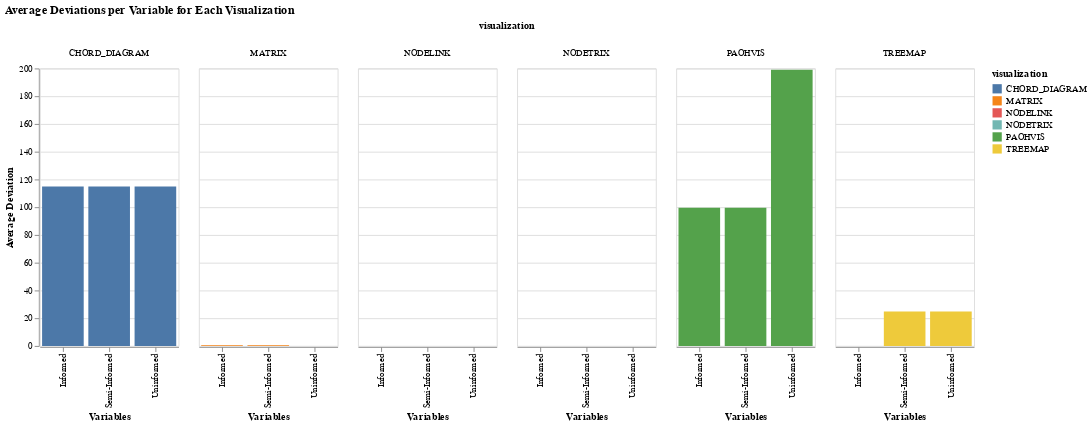

This figure's notebook cell:
### Code cell
# Prepare data for plotting
x_labels = ["Informed", "Semi-Informed", "Uninformed"]
plot_data = []

for i, vis in enumerate(visualizations):
    for j, var in enumerate(x_labels):
        plot_data.append({
            'variable': var,
            'deviation': avg_deviation[vis][j],
            'visualization': vis
        })

# Convert to DataFrame
df = pd.DataFrame(plot_data)

# Create the Altair chart
chart = alt.Chart(df).mark_bar().encode(
    x=alt.X('variable:N', axis=alt.Axis(title='Variables')),
    y=alt.Y('deviation:Q', axis=alt.Axis(title='Average Deviation')),
    color='visualization:N',
    column='visualization:N',
    tooltip=['variable:N', 'deviation:Q', 'visualization:N']
).properties(
    title='Average Deviations per Variable for Each Visualization',
    width=150,
    height=300
)

# Configure chart appearance
chart.configure_view(
    stroke='transparent'
).configure_axis(
    labelFontSize=12,
    titleFontSize=14
).configure_title(
    fontSize=16,
    anchor='middle'
)

# Display the chart
chart.show()

### Figure 1 — Vega-Lite specification as saved in the notebook (floating-point values rounded to 4 significant figures)
{"config": {"view": {"continuousWidth": 300, "continuousHeight": 300}}, "data": {"name": "data-3ed1d36156183358b29e1c2ea5521158"}, "mark": {"type": "bar"}, "encoding": {"color": {"field": "visualization", "type": "nominal"}, "column": {"field": "visualization", "type": "nominal"}, "tooltip": [{"field": "variable", "type": "nominal"}, {"field": "deviation", "type": "quantitative"}, {"field": "visualization", "type": "nominal"}], "x": {"axis": {"title": "Variables"}, "field": "variable", "type": "nominal"}, "y": {"axis": {"title": "Average Deviation"}, "field": "deviation", "type": "quantitative"}}, "height": 300, "title": "Average Deviations per Variable for Each Visualization", "width": 150, "$schema": "https://vega.github.io/schema/vega-lite/v5.20.1.json", "datasets": {"data-3ed1d36156183358b29e1c2ea5521158": [{"variable": "Informed", "deviation": 99.56, "visualization": "PAOHVIS"}, {"variable": "Semi-Informed", "deviation": 99.56, "visualization": "PAOHVIS"}, {"variable": "Uninformed", "deviation": 199.0, "visualization": "PAOHVIS"}, {"variable": "Informed", "deviation": 0.4178, "visualization": "MATRIX"}, {"variable": "Semi-Informed", "deviation": 0.4178, "visualization": "MATRIX"}, {"variable": "Uninformed", "deviation": 0.0, "visualization": "MATRIX"}, {"variable": "Informed", "deviation": 0.0, "visualization": "NODETRIX"}, {"variable": "Semi-Informed", "deviation": 0.0, "visualization": "NODETRIX"}, {"variable": "Uninformed", "deviation": 0.0, "visualization": "NODETRIX"}, {"variable": "Informed", "deviation": 0.0, "visualization": "NODELINK"}, {"variable": "Semi-Informed", "deviation": 0.0, "visualization": "NODELINK"}, {"variable": "Uninformed", "deviation": 0.0, "visualization": "NODELINK"}, {"variable": "Informed", "deviation": 0.0, "visualization": "TREEMAP"}, {"variable": "Semi-Informed", "deviation": 24.88, "visualization": "TREEMAP"}, {"variable": "Uninformed", "deviation": 24.88, "visualization": "TREEMAP"}, {"variable": "Informed", "deviation": 115.0, "visualization": "CHORD_DIAGRAM"}, {"variable": "Semi-Informed", "deviation": 115.0, "visualization": "CHORD_DIAGRAM"}, {"variable": "Uninformed", "deviation": 115.0, "visualization": "CHORD_DIAGRAM"}]}}
